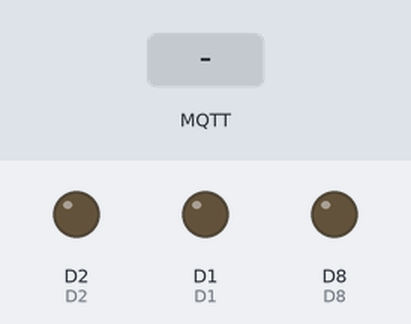
Bench run of a sketch on a simulated ESP8266 (NodeMCU). Parts: output pins drawn as LEDs (lit = HIGH). Inputs (shaded band) come from the test bench. WiFi joins after 1.5 s; servers stay silent unless stated; no MQTT or app messages arrive unless stated; what the sketch prints to the serial monitor is not drawn.

Above: at 2.7 s.
2.8 s: MQTT message "1" arrives on the first subscribed topic
At 3.5 s:
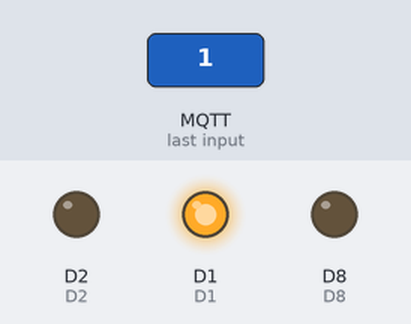
4.3 s: MQTT message "1" arrives on the third subscribed topic
At 4.6 s:
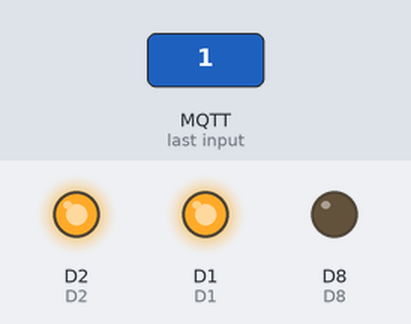
5.8 s: MQTT message "0" arrives on the first subscribed topic
At 7.0 s:
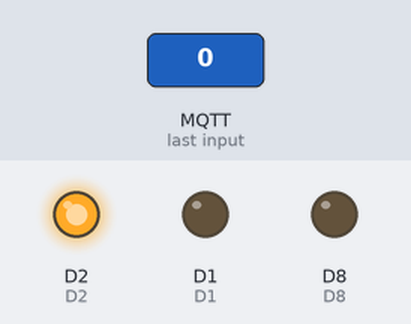
7.3 s: MQTT message "0" arrives on the third subscribed topic
At 8.2 s:
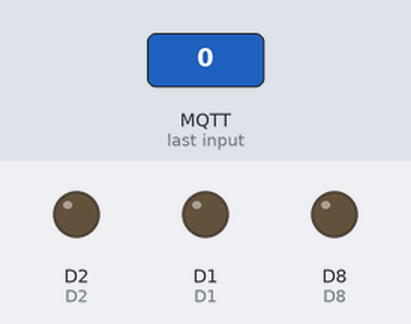
Timing chart, 0 to 9.8 s (numbered marks = the images above; inputs shaded):
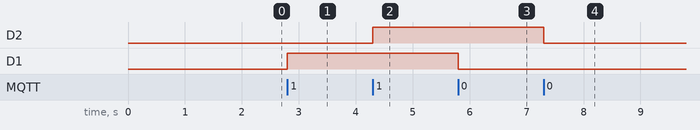

Measured:
- after the input at 2.8 s, D1: LOW → HIGH at once
- after the input at 4.3 s, D2: LOW → HIGH at once
- after the input at 5.8 s, D1: HIGH → LOW at once
- after the input at 7.3 s, D2: HIGH → LOW at once

The sketch:

okardiuino.ino
```cpp
//#include <WiFi.h>
//#include <WiFiClient.h>
//#include <WiFiServer.h>
//#include <WiFiUdp.h>

#include <ESP8266WiFi.h>
#include <PubSubClient.h>
// Cập nhật thông tin
// Thông tin về wifi
#define STASSID "Mastermind"
#define STAPSK "12341234"

const char* ssid     = STASSID;
const char* password = STAPSK;

// Thông tin về MQTT Broker
#define mqtt_server "m21.cloudmqtt.com" // Thay bằng thông tin của bạn

#define mqtt_user "yiiwrsnc"    //Giữ nguyên nếu bạn tạo user là esp8266 và pass là 123456
#define mqtt_pwd "q2OoylDT-atF"

#define topicReqDevice1 "skyphantomhz/reqdevice1"
#define topicReqDevice2 "skyphantomhz/reqdevice2"
#define topicReqDevice3 "skyphantomhz/reqdevice3"
#define topicReqDevice4 "skyphantomhz/reqdevice4"
#define topicReqDevice5 "skyphantomhz/reqdevice5"
#define topicReqDevice6 "skyphantomhz/reqdevice6"

#define topicResDevice "skyphantomhz/resdevice"
#define readyDevice "skyphantomhz/readydevice"

#define D1 5
#define D2 4
#define D5 14
#define D6 12
#define D7 13
#define D8 15

const uint16_t mqtt_port = 19553; //Port của CloudMQTT

WiFiClient espClient;
PubSubClient client(espClient);

long lastMsg = 0;
char msg[50];
int value = 0;

void setup() {
  Serial.begin(115200);
  pinMode(D1,OUTPUT);pinMode(D5,OUTPUT);
  pinMode(D2,OUTPUT);pinMode(D6,OUTPUT);
  pinMode(D7,OUTPUT);pinMode(D8,OUTPUT);
  setup_wifi();
  client.setServer(mqtt_server, mqtt_port);
  client.setCallback(callback);
}
// Hàm kết nối wifi
void setup_wifi() {
  delay(10);
  Serial.println();
  Serial.print("Connecting to ");
  Serial.println(ssid);
  WiFi.mode(WIFI_STA);
  WiFi.begin(ssid, password);
  while (WiFi.status() != WL_CONNECTED) {
    delay(500);
    Serial.print(".");
  }
  Serial.println("");
  Serial.println("WiFi connected");
  Serial.println("IP address: ");
  Serial.println(WiFi.localIP());
}
// Hàm call back để nhận dữ liệu
void callback(char* topic, byte* payload, unsigned int length) {
//  Serial.print("Message arrived [");
//  Serial.print(topic);
//  Serial.print("] ");
//  for (int i = 0; i < length; i++) {
//    Serial.print((char)payload[i]);
//  }
//  Serial.println();
  if (strcmp(topic,topicReqDevice1)==0){
    progressLed(D1,(char)payload[0]);
  }
  if (strcmp(topic,topicReqDevice2)==0){
    progressLed(D2,(char)payload[0]);
  }
  if (strcmp(topic,topicReqDevice3)==0){
    progressLed(D5,(char)payload[0]);
  }

  if (strcmp(topic,topicReqDevice4)==0) {
    progressLed(D6,(char)payload[0]);
  }

  if (strcmp(topic,topicReqDevice5)==0) {
    progressLed(D7,(char)payload[0]);
  }

  if (strcmp(topic,topicReqDevice6)==0) {
    progressLed(D8,(char)payload[0]);
  }
}

//điều khiển bật tắt đèn
void progressLed(int pin, char option){
  bool check=false;
  if(option=='0'){
    Serial.println("OFF LED");
    digitalWrite(pin, LOW);
    check=true;
  }else{
    if(option=='1'){
      Serial.println("ON LED");
      digitalWrite(pin, HIGH);
      check=true;
    }
  }
  if(check){
    client.publish(topicResDevice, "ok");
  }
}


// Hàm reconnect thực hiện kết nối lại khi mất kết nối với MQTT Broker
void reconnect() {
  // Chờ tới khi kết nối
  while (!client.connected()) {
    Serial.print("Attempting MQTT connection...");
    // Thực hiện kết nối với mqtt user và pass
    if (client.connect("ESP8266Client",mqtt_user, mqtt_pwd)) {
      Serial.println("connected");
      // Khi kết nối sẽ publish thông báo
      client.publish(readyDevice, "ok");
      // ... và nhận lại thông tin này
      client.subscribe(topicReqDevice1);client.subscribe(topicReqDevice4);
      client.subscribe(topicReqDevice2);client.subscribe(topicReqDevice5);
      client.subscribe(topicReqDevice3);client.subscribe(topicReqDevice6);
    } else {
      Serial.print("failed, rc=");
      Serial.print(client.state());
      Serial.println(" try again in 5 seconds");
      // Đợi 5s
      delay(5000);
    }
  }
}
void loop() {
  // Kiểm tra kết nối
  if (!client.connected()) {
    reconnect();
  }
  client.loop();
  // Sau mỗi 2s sẽ thực hiện publish dòng hello world lên MQTT broker
//  long now = millis();
//  if (now - lastMsg > 2000) {
//    lastMsg = now;
//    ++value;
//    snprintf (msg, 75, "hello world #%ld", value);
//    Serial.print("Publish message: ");
//    Serial.println(msg);
//    client.publish(mqtt_topic_pub, msg);
//  }
}
```
